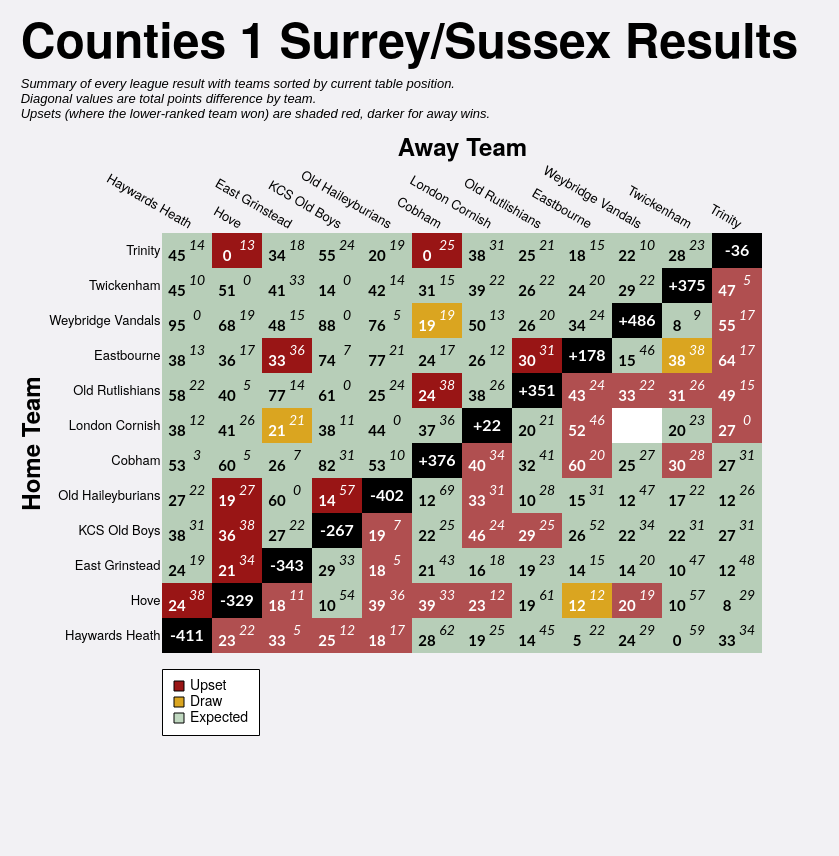

Specify this chart in Vega-Lite:
### Vega-Lite specification from a JSON file in a GitHub repository (floating-point values rounded to 4 significant figures; data arrays with more than 128 entries replaced by an {"elided": "..."} marker saying what was removed)
{"config": {"axis": {"labelFont": "PT Sans Narrow, Helvetica Neue, Helvetica, Arial, sans-serif", "titleFont": "PT Sans Narrow, Helvetica Neue, Helvetica, Arial, sans-serif", "labelFontSize": 13, "titleFontSize": 24, "gridColor": "#202947", "gridOpacity": 0.2}, "text": {"font": "Lato, sans-serif"}, "bar": {"cornerRadiusEnd": 5}, "header": {"labelFont": "PT Sans Narrow, Helvetica Neue, Helvetica, Arial, sans-serif", "titleFont": "PT Sans Narrow, Helvetica Neue, Helvetica, Arial, sans-serif", "labelFontSize": 24, "titleFontSize": 28, "labelFontWeight": "bold", "orient": "left"}, "legend": {"labelFont": "PT Sans Narrow, Helvetica Neue, Helvetica, Arial, sans-serif", "titleFont": "PT Sans Narrow, Helvetica Neue, Helvetica, Arial, sans-serif", "labelFontSize": 14, "titleFontSize": 16, "titlePadding": 5, "fillColor": "white", "strokeColor": "black", "padding": 10, "titleFontWeight": "lighter", "titleFontStyle": "italic", "titleColor": "gray", "offset": 10}, "title": {"font": "PT Sans Narrow, Helvetica Neue, Helvetica, Arial, sans-serif", "fontSize": 48, "fontWeight": "bold", "anchor": "start", "align": "center", "titlePadding": 20, "subtitlePadding": 10, "subtitleFontSize": 13, "subtitleColor": "", "subtitleFontStyle": "italic", "offset": 15, "color": "black"}, "axisX": {"labelAngle": 0}, "facet": {"title": null, "header": null, "align": {"row": "each", "column": "each"}}, "resolve": {"scale": {"y": "independent", "facet": "independent"}}, "background": "#f2f1f4", "scale": {"offsetBandPaddingOuter": 0.2, "offsetBandPaddingInner": 0.1}, "view": {"stroke": null}}, "layer": [{"data": {"name": "data-6e97d757c83c8ef4e184aba4faeab8c2"}, "mark": {"type": "rect"}, "encoding": {"color": {"field": "unexpected_result", "legend": {"columns": 1, "direction": "horizontal", "labelExpr": "datum.value === 'Upset (Away Win)' ? 'Upset' : datum.value", "labelLimit": 220, "offset": 16, "orient": "bottom", "symbolStrokeColor": "black", "symbolStrokeWidth": 1, "values": ["Upset (Away Win)", "Draw", "Expected"]}, "scale": {"domain": ["Expected", "Upset (Home Win)", "Upset (Away Win)", "Draw", "To be played", "N/A"], "range": ["#146f1444", "#991515bb", "#991515", "goldenrod", "white", "black"]}, "title": null, "type": "nominal"}, "opacity": {"condition": {"test": "datum.home_team == param_21['home_team'] || datum.away_team == param_21['home_team'] || !isValid(param_21['home_team'])", "value": 1.0}, "value": 0.1}, "tooltip": [{"field": "home_team", "title": "Home", "type": "nominal"}, {"field": "away_team", "title": "Away", "type": "nominal"}, {"field": "home_score_text", "title": "Home Score", "type": "nominal"}, {"field": "away_score_text", "title": "Away Score", "type": "nominal"}, {"field": "result", "title": "Result", "type": "nominal"}, {"field": "unexpected_result", "title": "Unexpectedness", "type": "nominal"}, {"field": "date", "format": "%d %b %Y", "title": "Date", "type": "temporal"}], "x": {"axis": {"domain": false, "grid": false, "labelAngle": 30, "orient": "top", "ticks": false}, "field": "away_team", "sort": ["Haywards Heath", "Hove", "East Grinstead", "KCS Old Boys", "Old Haileyburians", "Cobham", "London Cornish", "Old Rutlishians", "Eastbourne", "Weybridge Vandals", "Twickenham", "Trinity"], "title": "Away Team", "type": "nominal"}, "y": {"axis": {"domain": false, "grid": false, "ticks": false}, "field": "home_team", "sort": ["Trinity", "Twickenham", "Weybridge Vandals", "Eastbourne", "Old Rutlishians", "London Cornish", "Cobham", "Old Haileyburians", "KCS Old Boys", "East Grinstead", "Hove", "Haywards Heath"], "title": "Home Team", "type": "nominal"}}, "name": "view_21"}, {"data": {"name": "data-6e97d757c83c8ef4e184aba4faeab8c2"}, "mark": {"type": "text", "fontStyle": "italic", "size": 14, "xOffset": 10, "yOffset": -5}, "encoding": {"color": {"condition": {"test": "(datum.home_team == param_21['home_team'] || datum.away_team == param_21['home_team'] || !isValid(param_21['home_team'])) && datum.unexpected_result == 'Expected'", "value": "black"}, "value": "white"}, "text": {"field": "away_score_text", "type": "nominal"}, "x": {"field": "away_team", "sort": ["Haywards Heath", "Hove", "East Grinstead", "KCS Old Boys", "Old Haileyburians", "Cobham", "London Cornish", "Old Rutlishians", "Eastbourne", "Weybridge Vandals", "Twickenham", "Trinity"], "type": "nominal"}, "y": {"field": "home_team", "sort": ["Trinity", "Twickenham", "Weybridge Vandals", "Eastbourne", "Old Rutlishians", "London Cornish", "Cobham", "Old Haileyburians", "KCS Old Boys", "East Grinstead", "Hove", "Haywards Heath"], "type": "nominal"}}, "transform": [{"filter": "datum.away_score_text != '' && datum.away_score_text != 'WO'"}]}, {"data": {"name": "data-6e97d757c83c8ef4e184aba4faeab8c2"}, "mark": {"type": "text", "size": 12, "xOffset": 10, "yOffset": -5}, "encoding": {"color": {"condition": {"test": "(datum.home_team == param_21['home_team'] || datum.away_team == param_21['home_team'] || !isValid(param_21['home_team'])) && datum.unexpected_result == 'Expected'", "value": "black"}, "value": "white"}, "text": {"field": "away_score_text", "type": "nominal"}, "x": {"field": "away_team", "sort": ["Haywards Heath", "Hove", "East Grinstead", "KCS Old Boys", "Old Haileyburians", "Cobham", "London Cornish", "Old Rutlishians", "Eastbourne", "Weybridge Vandals", "Twickenham", "Trinity"], "type": "nominal"}, "y": {"field": "home_team", "sort": ["Trinity", "Twickenham", "Weybridge Vandals", "Eastbourne", "Old Rutlishians", "London Cornish", "Cobham", "Old Haileyburians", "KCS Old Boys", "East Grinstead", "Hove", "Haywards Heath"], "type": "nominal"}}, "transform": [{"filter": "datum.away_score_text == 'WO'"}]}, {"data": {"name": "data-6e97d757c83c8ef4e184aba4faeab8c2"}, "mark": {"type": "text", "fontWeight": "bold", "size": 15, "xOffset": -10, "yOffset": 5}, "encoding": {"color": {"condition": {"test": "(datum.home_team == param_21['home_team'] || datum.away_team == param_21['home_team'] || !isValid(param_21['home_team'])) && datum.unexpected_result == 'Expected'", "value": "black"}, "value": "white"}, "text": {"field": "home_score_text", "type": "nominal"}, "x": {"field": "away_team", "sort": ["Haywards Heath", "Hove", "East Grinstead", "KCS Old Boys", "Old Haileyburians", "Cobham", "London Cornish", "Old Rutlishians", "Eastbourne", "Weybridge Vandals", "Twickenham", "Trinity"], "type": "nominal"}, "y": {"field": "home_team", "sort": ["Trinity", "Twickenham", "Weybridge Vandals", "Eastbourne", "Old Rutlishians", "London Cornish", "Cobham", "Old Haileyburians", "KCS Old Boys", "East Grinstead", "Hove", "Haywards Heath"], "type": "nominal"}}, "transform": [{"filter": "datum.home_score_text != '' && datum.home_score_text != 'WO'"}]}, {"data": {"name": "data-6e97d757c83c8ef4e184aba4faeab8c2"}, "mark": {"type": "text", "size": 12, "xOffset": -10, "yOffset": 5}, "encoding": {"color": {"condition": {"test": "(datum.home_team == param_21['home_team'] || datum.away_team == param_21['home_team'] || !isValid(param_21['home_team'])) && datum.unexpected_result == 'Expected'", "value": "black"}, "value": "white"}, "text": {"field": "home_score_text", "type": "nominal"}, "x": {"field": "away_team", "sort": ["Haywards Heath", "Hove", "East Grinstead", "KCS Old Boys", "Old Haileyburians", "Cobham", "London Cornish", "Old Rutlishians", "Eastbourne", "Weybridge Vandals", "Twickenham", "Trinity"], "type": "nominal"}, "y": {"field": "home_team", "sort": ["Trinity", "Twickenham", "Weybridge Vandals", "Eastbourne", "Old Rutlishians", "London Cornish", "Cobham", "Old Haileyburians", "KCS Old Boys", "East Grinstead", "Hove", "Haywards Heath"], "type": "nominal"}}, "transform": [{"filter": "datum.home_score_text == 'WO'"}]}, {"data": {"name": "data-298f032328f06be4a9a118fb6a8ecd0a"}, "mark": {"type": "text", "color": "white", "fontWeight": "bold", "size": 16}, "encoding": {"text": {"field": "display_text", "type": "nominal"}, "tooltip": [{"field": "home_team", "title": "Team", "type": "nominal"}, {"field": "display_text", "title": "Points Difference", "type": "nominal"}], "x": {"field": "away_team", "sort": ["Haywards Heath", "Hove", "East Grinstead", "KCS Old Boys", "Old Haileyburians", "Cobham", "London Cornish", "Old Rutlishians", "Eastbourne", "Weybridge Vandals", "Twickenham", "Trinity"], "type": "nominal"}, "y": {"field": "home_team", "sort": ["Trinity", "Twickenham", "Weybridge Vandals", "Eastbourne", "Old Rutlishians", "London Cornish", "Cobham", "Old Haileyburians", "KCS Old Boys", "East Grinstead", "Hove", "Haywards Heath"], "type": "nominal"}}}], "height": {"step": 35}, "padding": {"left": 20, "top": 20, "right": 40, "bottom": 120}, "params": [{"name": "param_21", "select": {"type": "point", "clear": "dblclick", "fields": ["home_team"], "on": "click"}, "value": null, "views": ["view_21"]}], "title": {"text": "Counties 1 Surrey/Sussex Results", "subtitle": ["Summary of every league result with teams sorted by current table position.", "Diagonal values are total points difference by team.", "Upsets (where the lower-ranked team won) are shaded red, darker for away wins."]}, "width": {"step": 50}, "$schema": "https://vega.github.io/schema/vega-lite/v5.20.1.json", "datasets": {"data-6e97d757c83c8ef4e184aba4faeab8c2": {"elided": "144 records"}, "data-298f032328f06be4a9a118fb6a8ecd0a": [{"home_team": "Cobham", "away_team": "Cobham", "match_id": null, "date": "", "home_score": null, "away_score": null, "home_walkover": null, "away_walkover": null, "result": "N/A", "home_score_text": "", "away_score_text": "", "wo_result": "", "score_text": "", "display_text": "+376", "is_diagonal": true, "result_simple": "N/A", "unexpected_result": "N/A", "unexpected_opacity": 1.0}, {"home_team": "East Grinstead", "away_team": "East Grinstead", "match_id": null, "date": "", "home_score": null, "away_score": null, "home_walkover": null, "away_walkover": null, "result": "N/A", "home_score_text": "", "away_score_text": "", "wo_result": "", "score_text": "", "display_text": "-343", "is_diagonal": true, "result_simple": "N/A", "unexpected_result": "N/A", "unexpected_opacity": 1.0}, {"home_team": "Eastbourne", "away_team": "Eastbourne", "match_id": null, "date": "", "home_score": null, "away_score": null, "home_walkover": null, "away_walkover": null, "result": "N/A", "home_score_text": "", "away_score_text": "", "wo_result": "", "score_text": "", "display_text": "+178", "is_diagonal": true, "result_simple": "N/A", "unexpected_result": "N/A", "unexpected_opacity": 1.0}, {"home_team": "Haywards Heath", "away_team": "Haywards Heath", "match_id": null, "date": "", "home_score": null, "away_score": null, "home_walkover": null, "away_walkover": null, "result": "N/A", "home_score_text": "", "away_score_text": "", "wo_result": "", "score_text": "", "display_text": "-411", "is_diagonal": true, "result_simple": "N/A", "unexpected_result": "N/A", "unexpected_opacity": 1.0}, {"home_team": "Hove", "away_team": "Hove", "match_id": null, "date": "", "home_score": null, "away_score": null, "home_walkover": null, "away_walkover": null, "result": "N/A", "home_score_text": "", "away_score_text": "", "wo_result": "", "score_text": "", "display_text": "-329", "is_diagonal": true, "result_simple": "N/A", "unexpected_result": "N/A", "unexpected_opacity": 1.0}, {"home_team": "KCS Old Boys", "away_team": "KCS Old Boys", "match_id": null, "date": "", "home_score": null, "away_score": null, "home_walkover": null, "away_walkover": null, "result": "N/A", "home_score_text": "", "away_score_text": "", "wo_result": "", "score_text": "", "display_text": "-267", "is_diagonal": true, "result_simple": "N/A", "unexpected_result": "N/A", "unexpected_opacity": 1.0}, {"home_team": "London Cornish", "away_team": "London Cornish", "match_id": null, "date": "", "home_score": null, "away_score": null, "home_walkover": null, "away_walkover": null, "result": "N/A", "home_score_text": "", "away_score_text": "", "wo_result": "", "score_text": "", "display_text": "+22", "is_diagonal": true, "result_simple": "N/A", "unexpected_result": "N/A", "unexpected_opacity": 1.0}, {"home_team": "Old Haileyburians", "away_team": "Old Haileyburians", "match_id": null, "date": "", "home_score": null, "away_score": null, "home_walkover": null, "away_walkover": null, "result": "N/A", "home_score_text": "", "away_score_text": "", "wo_result": "", "score_text": "", "display_text": "-402", "is_diagonal": true, "result_simple": "N/A", "unexpected_result": "N/A", "unexpected_opacity": 1.0}, {"home_team": "Old Rutlishians", "away_team": "Old Rutlishians", "match_id": null, "date": "", "home_score": null, "away_score": null, "home_walkover": null, "away_walkover": null, "result": "N/A", "home_score_text": "", "away_score_text": "", "wo_result": "", "score_text": "", "display_text": "+351", "is_diagonal": true, "result_simple": "N/A", "unexpected_result": "N/A", "unexpected_opacity": 1.0}, {"home_team": "Trinity", "away_team": "Trinity", "match_id": null, "date": "", "home_score": null, "away_score": null, "home_walkover": null, "away_walkover": null, "result": "N/A", "home_score_text": "", "away_score_text": "", "wo_result": "", "score_text": "", "display_text": "-36", "is_diagonal": true, "result_simple": "N/A", "unexpected_result": "N/A", "unexpected_opacity": 1.0}, {"home_team": "Twickenham", "away_team": "Twickenham", "match_id": null, "date": "", "home_score": null, "away_score": null, "home_walkover": null, "away_walkover": null, "result": "N/A", "home_score_text": "", "away_score_text": "", "wo_result": "", "score_text": "", "display_text": "+375", "is_diagonal": true, "result_simple": "N/A", "unexpected_result": "N/A", "unexpected_opacity": 1.0}, {"home_team": "Weybridge Vandals", "away_team": "Weybridge Vandals", "match_id": null, "date": "", "home_score": null, "away_score": null, "home_walkover": null, "away_walkover": null, "result": "N/A", "home_score_text": "", "away_score_text": "", "wo_result": "", "score_text": "", "display_text": "+486", "is_diagonal": true, "result_simple": "N/A", "unexpected_result": "N/A", "unexpected_opacity": 1.0}]}}
